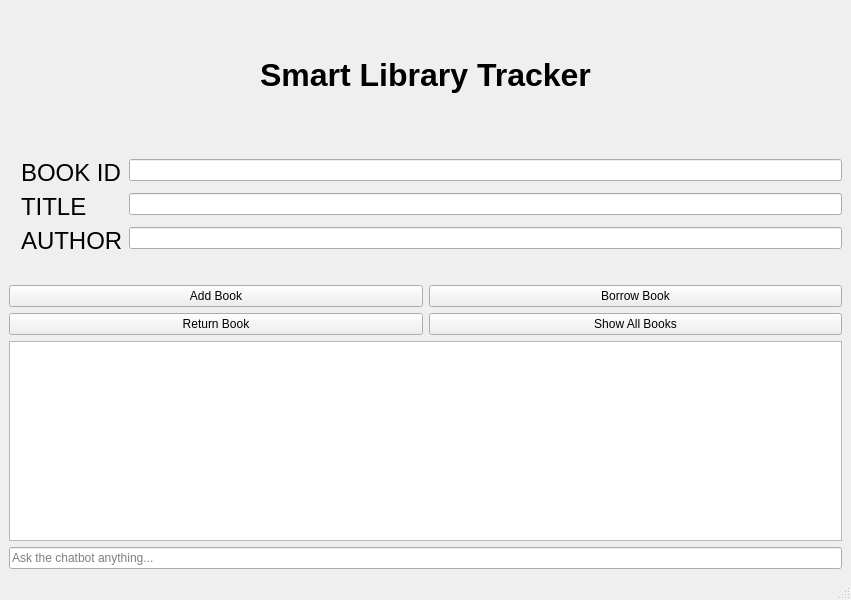
<?xml version="1.0" encoding="UTF-8"?>
<ui version="4.0">
 <class>MainWindow</class>
 <widget class="QMainWindow" name="MainWindow">
  <property name="geometry">
   <rect>
    <x>0</x>
    <y>0</y>
    <width>851</width>
    <height>600</height>
   </rect>
  </property>
  <property name="windowTitle">
   <string>MainWindow</string>
  </property>
  <widget class="QWidget" name="centralwidget">
   <layout class="QVBoxLayout" name="verticalLayout">
    <item>
     <widget class="QLabel" name="label">
      <property name="enabled">
       <bool>true</bool>
      </property>
      <property name="font">
       <font>
        <pointsize>24</pointsize>
        <bold>true</bold>
       </font>
      </property>
      <property name="text">
       <string>Smart Library Tracker</string>
      </property>
      <property name="alignment">
       <set>Qt::AlignmentFlag::AlignCenter</set>
      </property>
     </widget>
    </item>
    <item>
     <layout class="QFormLayout" name="formLayout">
      <property name="horizontalSpacing">
       <number>-1</number>
      </property>
      <property name="verticalSpacing">
       <number>-1</number>
      </property>
      <property name="leftMargin">
       <number>12</number>
      </property>
      <property name="topMargin">
       <number>12</number>
      </property>
      <item row="0" column="0">
       <widget class="QLabel" name="bOOKIDLabel">
        <property name="font">
         <font>
          <pointsize>18</pointsize>
         </font>
        </property>
        <property name="text">
         <string>BOOK ID</string>
        </property>
       </widget>
      </item>
      <item row="0" column="1">
       <widget class="QLineEdit" name="bookIdLineEdit"/>
      </item>
      <item row="1" column="0">
       <widget class="QLabel" name="label_2">
        <property name="font">
         <font>
          <pointsize>18</pointsize>
          <bold>false</bold>
         </font>
        </property>
        <property name="text">
         <string>TITLE</string>
        </property>
       </widget>
      </item>
      <item row="1" column="1">
       <widget class="QLineEdit" name="titleLineEdit"/>
      </item>
      <item row="2" column="0">
       <widget class="QLabel" name="label_3">
        <property name="font">
         <font>
          <pointsize>18</pointsize>
         </font>
        </property>
        <property name="text">
         <string>AUTHOR</string>
        </property>
       </widget>
      </item>
      <item row="2" column="1">
       <widget class="QLineEdit" name="authorLineEdit"/>
      </item>
     </layout>
    </item>
    <item>
     <layout class="QGridLayout" name="gridLayout">
      <property name="spacing">
       <number>-1</number>
      </property>
      <item row="1" column="1">
       <widget class="QPushButton" name="showAllBooksButton">
        <property name="text">
         <string>Show All Books</string>
        </property>
        <property name="icon">
         <iconset>
          <normaloff>icons/book-open.svg</normaloff>icons/book-open.svg</iconset>
        </property>
        <property name="iconSize">
         <size>
          <width>24</width>
          <height>25</height>
         </size>
        </property>
       </widget>
      </item>
      <item row="0" column="0">
       <widget class="QPushButton" name="addBookButton">
        <property name="text">
         <string>Add Book</string>
        </property>
        <property name="icon">
         <iconset>
          <normaloff>icons/plus-circle.svg</normaloff>icons/plus-circle.svg</iconset>
        </property>
        <property name="iconSize">
         <size>
          <width>24</width>
          <height>25</height>
         </size>
        </property>
       </widget>
      </item>
      <item row="0" column="1">
       <widget class="QPushButton" name="borrowBookButton">
        <property name="text">
         <string>Borrow Book</string>
        </property>
        <property name="icon">
         <iconset>
          <normaloff>icons/arrow-down-circle.svg</normaloff>icons/arrow-down-circle.svg</iconset>
        </property>
        <property name="iconSize">
         <size>
          <width>24</width>
          <height>25</height>
         </size>
        </property>
       </widget>
      </item>
      <item row="1" column="0">
       <widget class="QPushButton" name="returnBookButton">
        <property name="text">
         <string>Return Book</string>
        </property>
        <property name="icon">
         <iconset>
          <normaloff>icons/arrow-up-circle.svg</normaloff>icons/arrow-up-circle.svg</iconset>
        </property>
        <property name="iconSize">
         <size>
          <width>24</width>
          <height>25</height>
         </size>
        </property>
       </widget>
      </item>
     </layout>
    </item>
    <item>
     <widget class="QTextBrowser" name="chatDisplayBrowser">
      <property name="maximumSize">
       <size>
        <width>16777215</width>
        <height>200</height>
       </size>
      </property>
     </widget>
    </item>
    <item>
     <widget class="QLineEdit" name="chatLineEdit">
      <property name="placeholderText">
       <string>Ask the chatbot anything...</string>
      </property>
     </widget>
    </item>
   </layout>
  </widget>
  <widget class="QMenuBar" name="menubar">
   <property name="geometry">
    <rect>
     <x>0</x>
     <y>0</y>
     <width>851</width>
     <height>36</height>
    </rect>
   </property>
  </widget>
  <widget class="QStatusBar" name="statusbar"/>
 </widget>
 <resources/>
 <connections/>
</ui>
